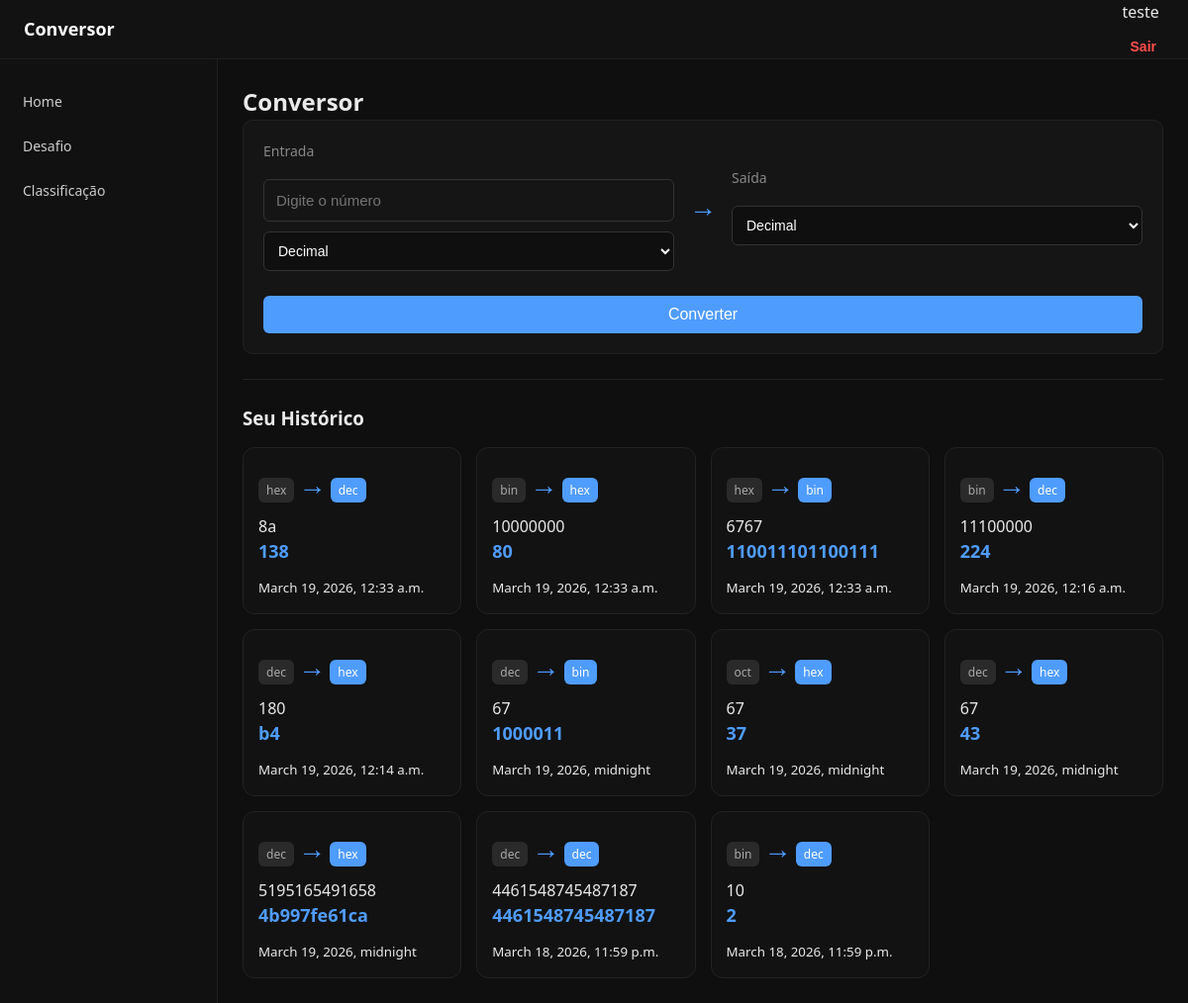
Before: / (signed in) with the older database file.
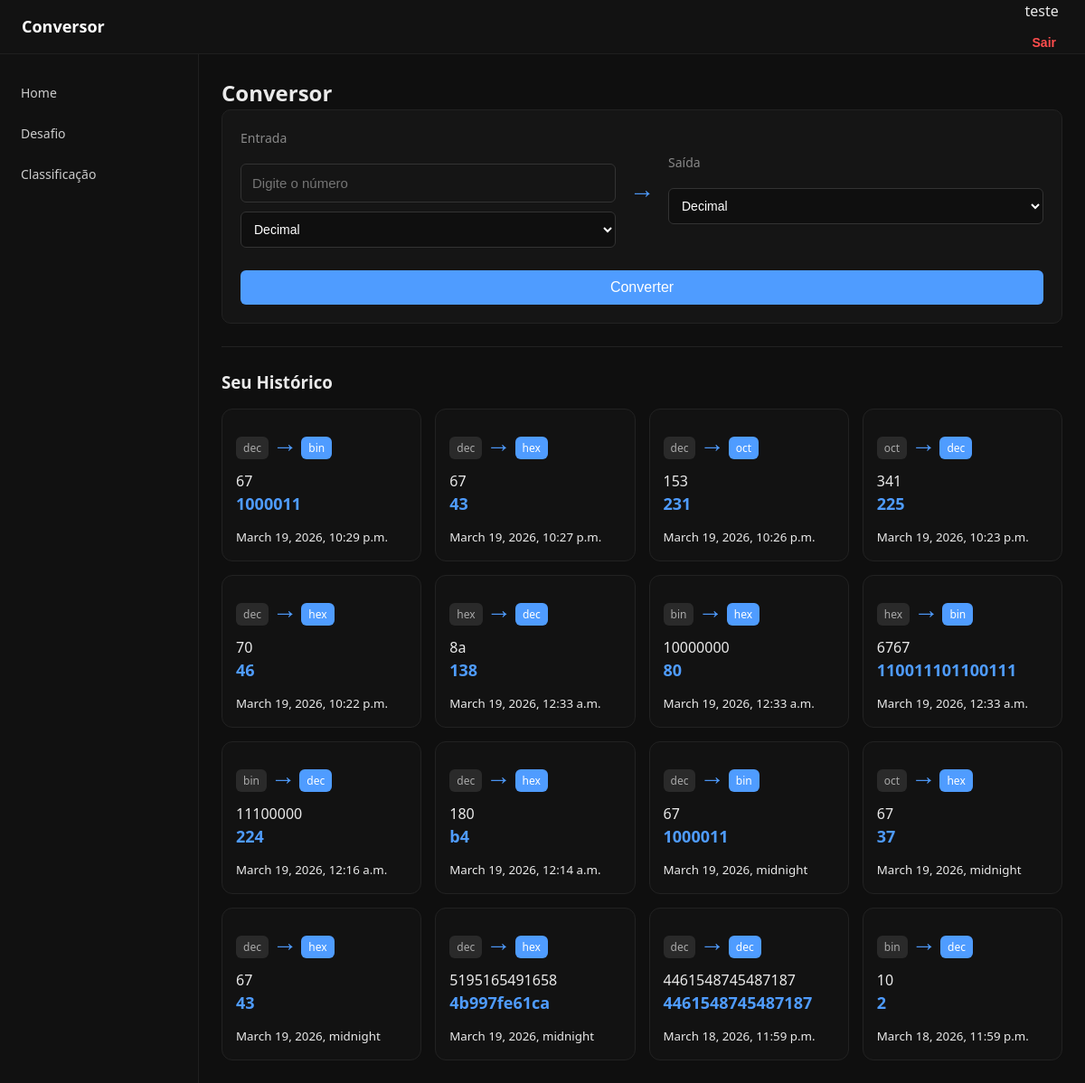
After: the same page with the newer database file.
### core/models.py (models this page shows, shortened)
class Conversao(models.Model):
    usuario = models.ForeignKey(User, on_delete=models.CASCADE)
    valor_entrada = models.CharField(max_length=100)
    base_origem = models.CharField(max_length=10)
    base_destino = models.CharField(max_length=10)
    resultado = models.CharField(max_length=100)
    criado_em = models.DateTimeField(auto_now_add=True)

### core/views.py (the view, shortened to what this page needs)
# urls.py: path('', home, name="home"),
@login_required
def home(request):
    erro = None
    resultado = request.session.pop('resultado', None)
    historico = Conversao.objects.filter(
        usuario=request.user
    ).order_by('-criado_em')[:20]
    return render(request, 'core/home.html', {
        'resultado': resultado,
        'erro': erro,
        'historico': historico
    })

### core/templates/core/home.html (shortened to what this page needs)
{% extends 'core/base.html' %}
{% block content %}
<h2>Conversor</h2>
<form method="post" class="converter-form">
    <div class="converter-grid">
        <div class="box">
            <label>Entrada</label>
            <input type="text" name="valor" placeholder="Digite o número">
            <select name="origem">
                <option value="dec">Decimal</option>
            </select>
        </div>
        <div class="arrow">
            →
        </div>
        <div class="box">
            <label>Saída</label>
            <select name="destino">
                <option value="dec">Decimal</option>
            </select>
        </div>
    </div>
    <button type="submit">Converter</button>
</form>
<hr>
<h3>Seu Histórico</h3>
<div class="historico-grid">
    {% for item in historico %}
        <div class="card">
            <div class="card-top">
                <span class="badge origem">{{ item.base_origem }}</span>
                <span class="arrow">→</span>
                <span class="badge destino">{{ item.base_destino }}</span>
            </div>
            <div class="card-body">
                <div class="valor">{{ item.valor_entrada }}</div>
                <div class="resultado">{{ item.resultado }}</div>
            </div>
            <div class="card-footer">
                <small>{{ item.criado_em }}</small>
            </div>
        </div>
    {% empty %}
        <p>Nenhuma conversão ainda.</p>
    {% endfor %}
</div>
{% endblock %}

### core/templates/core/base.html (shortened to what this page needs)
{% load static %}
<!DOCTYPE html>
<html lang="pt-br">
<head>
    <link rel="stylesheet" href="{% static 'css/style.css' %}">
</head>
<body>
    <header class="topbar">
        <div class="logo">
            <h1>Conversor</h1>
        </div>
        <div class="user-info">
            {% if request.user.is_authenticated %}
                <span>{{ request.user.username }}</span>
<form method="post" action="{% url 'logout' %}" class="logout-form">
    <button type="submit" class="logout-btn">Sair</button>
</form>
            {% else %}
                <a href="{% url 'login' %}">Entrar</a>
            {% endif %}
        </div>
    </header>
    <div class="layout">
        <aside class="sidebar">
            <nav>
                <ul>
                    <li><a href="{% url 'home' %}">Home</a></li>
                    <li><a href="{% url 'desafio' %}">Desafio</a></li>
                    <li>  <a href="{% url 'leaderboard' %}">Classificação</a></li>
                </ul>
            </nav>
        </aside>
        <main class="content">
            {% block content %}
            {% endblock %}
        </main>
    </div>
</body>
</html>

### core/static/css/style.css (style rules this page uses)
* { margin: 0; padding: 0; box-sizing: border-box; }
body { font-family: 'Segoe UI', Arial, sans-serif; background: #0f0f0f; color: #eaeaea; line-height: 1.5; }
.topbar { height: 60px; background: #121212; display: flex; align-items: center; justify-content: space-between; padding: 0 24px; border-bottom: 1px solid #1f1f1f; }
.logo h1 { font-size: 18px; font-weight: 600; color: #ffffff; }
.layout { display: flex; height: calc(100vh - 60px); }
.sidebar { width: 220px; background: #111; border-right: 1px solid #1f1f1f; padding-top: 20px; }
.sidebar nav ul { list-style: none; }
.sidebar nav ul li a { display: block; padding: 12px 20px; color: #ccc; text-decoration: none; font-size: 14px; transition: 0.2s; border-left: 3px solid transparent; }
.content { flex: 1; padding: 25px; overflow-y: auto; }
form input, form select, .box input, .box select { padding: 10px; background: #0f0f0f; border: 1px solid #333; color: #fff; border-radius: 6px; font-size: 14px; }
form input { min-width: 200px; }
form button, .converter-form button { padding: 10px 18px; background: #4f9cff; border: none; border-radius: 6px; color: white; font-weight: 500; cursor: pointer; transition: 0.2s; }
form label { display: block; margin-bottom: 5px; font-size: 13px; color: #888; }
form.converter-form, .desafio-box { background: #151515; padding: 20px; border-radius: 10px; border: 1px solid #222; }
.converter-grid { display: flex; align-items: center; gap: 15px; flex-wrap: wrap; margin-bottom: 15px; }
.box { background: #151515; display: flex; flex-direction: column; gap: 10px; flex: 1; }
.arrow { font-size: 28px; color: #4f9cff; font-weight: bold; }
.historico-grid { display: grid; grid-template-columns: repeat(auto-fill, minmax(220px, 1fr)); gap: 15px; margin-top: 15px; }
.card { background: #121212; border: 1px solid #222; border-radius: 12px; padding: 15px; transition: 0.2s; display: flex; flex-direction: column; gap: 10px; }
.badge { font-size: 12px; padding: 4px 8px; border-radius: 6px; font-weight: 500; }
.origem { background: #2a2a2a; color: #aaa; }
.destino { background: #4f9cff; color: white; }
.resultado { font-size: 18px; font-weight: bold; color: #4f9cff; }
.logout-btn { background: none; border: none; color: #ff4d4d; font-size: 14px; cursor: pointer; padding: 5px 8px; transition: 0.2s; }
hr { border: none; border-top: 1px solid #222; margin: 25px 0; }
form label { display: block; margin-bottom: 8px; font-size: 14px; color: #888; }
form input[type="text"], form input[type="password"], form input[type="email"], form select { width: 100%; display: block; padding: 12px; background: #151515; border: 1px solid #333; color: #fff; border-radius: 6px; font-size: 15px; transition: 0.2s; }
form button { width: 100%; padding: 12px; background: #4f9cff; border: none; border-radius: 6px; color: white; font-weight: bold; font-size: 16px; cursor: pointer; margin-top: 10px; }

Changed rows visible on the page:
added Conversao: base_origem "dec", base_destino "bin", valor_entrada "67", resultado "1000011", criado_em "March 19, 2026, 10:29 p.m."
added Conversao: base_origem "dec", base_destino "hex", valor_entrada "67", resultado "43", criado_em "March 19, 2026, 10:27 p.m."
added Conversao: base_origem "dec", base_destino "oct", valor_entrada "153", resultado "231", criado_em "March 19, 2026, 10:26 p.m."
added Conversao: base_origem "oct", base_destino "dec", valor_entrada "341", resultado "225", criado_em "March 19, 2026, 10:23 p.m."
added Conversao: base_origem "dec", base_destino "hex", valor_entrada "70", resultado "46", criado_em "March 19, 2026, 10:22 p.m."
